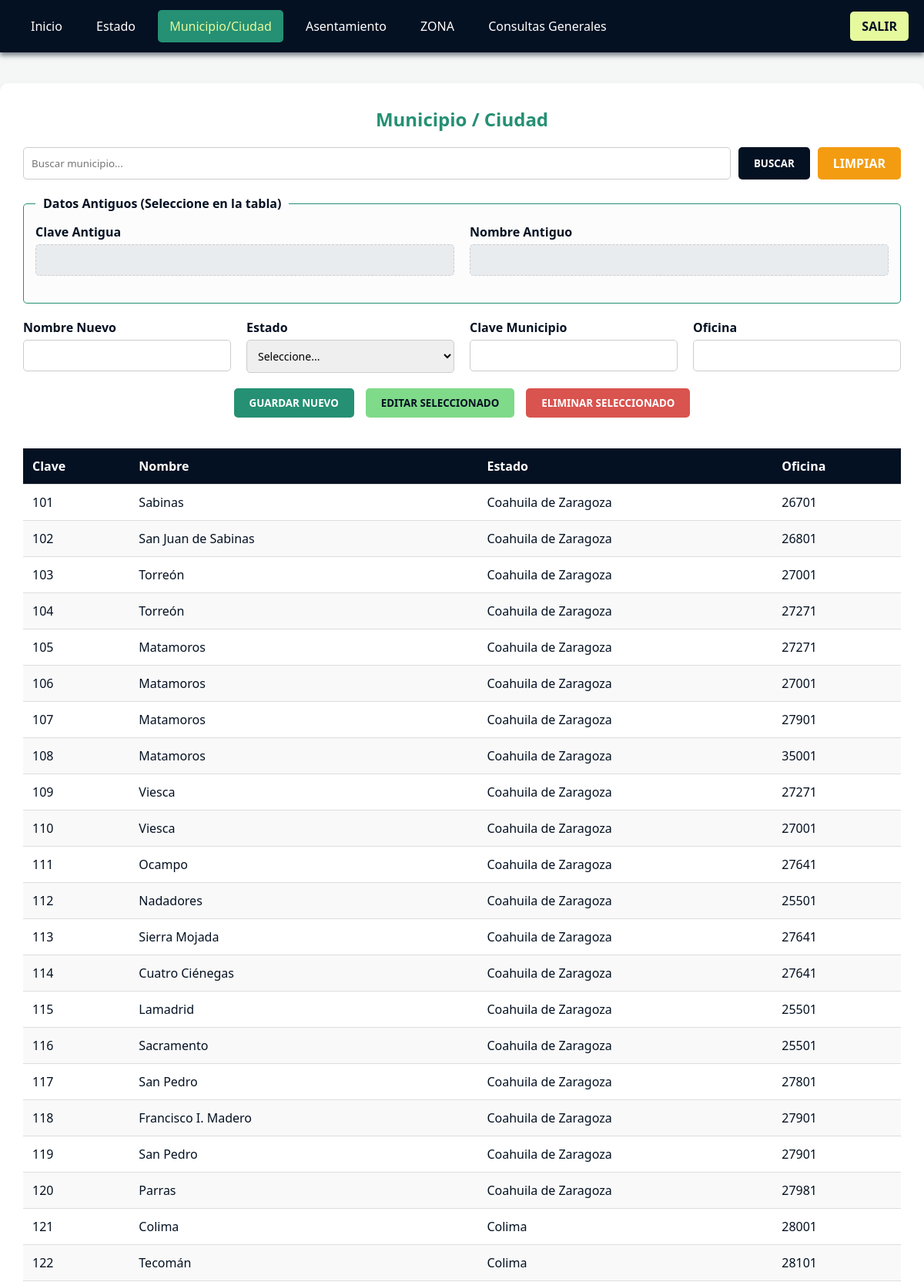
The page /municipio.php?pagina=3 (signed in, upper part) on the database its author committed.
### tables this page shows
CREATE TABLE `municipio` (
  `id_municipio` int(11) NOT NULL,
  `nombre` varchar(100) DEFAULT NULL,
  `id_estado` int(3) NOT NULL,
  `oficina` int(6) DEFAULT NULL
);

CREATE TABLE `estado` (
  `id_estado` int(3) NOT NULL,
  `nombre` varchar(50) DEFAULT NULL
);

### src/municipio.php (the view, shortened to what this page needs)
<?php
require 'conexion.php';
$busqueda = $_GET['busqueda'] ?? '';
$where = $busqueda ? "WHERE m.nombre LIKE '%$busqueda%'" : "";
$limite = 50;
$pagina_actual = max(1, (int)($_GET['pagina'] ?? 1));
$offset = ($pagina_actual - 1) * $limite;
$sql = "SELECT m.id_municipio, m.nombre, m.id_estado, e.nombre AS estado_nombre, m.oficina
        FROM municipio m JOIN estado e ON m.id_estado = e.id_estado $where LIMIT $limite OFFSET $offset";
$lista_municipios = $conexion->query($sql)->fetchAll(PDO::FETCH_ASSOC);
?>
<!DOCTYPE html>
<html lang="es">
<head>
    <link rel="stylesheet" href="estilos.css">
</head>
<body>
    <nav class="barra_navegacion">
        <div class="enlaces_nav">
            <a href="inicio.php">Inicio</a>
            <a href="estado.php">Estado</a>
            <a href="municipio.php" class="activo">Municipio/Ciudad</a>
            <a href="asentamiento.php">Asentamiento</a>
            <a href="zona.php">ZONA</a>
            <a href="consulta.php">Consultas Generales</a>
        </div>
        <a href="index.php" class="boton_salir">SALIR</a>
    </nav>
    <div class="contenedor_principal">
        <h2 class="titulo_pantalla">Municipio / Ciudad</h2>
        <form action="municipio.php" method="GET" style="margin-bottom: 20px; display:flex; gap:10px;">
            <input type="text" name="busqueda" placeholder="Buscar municipio..." value="<?php echo htmlspecialchars($busqueda); ?>" style="padding:10px; border-radius:5px; border:1px solid #ccc; flex:1;">
            <button type="submit" class="boton btn_buscar">BUSCAR</button>
            <a href="municipio.php" class="boton btn_limpiar">LIMPIAR</a>
        </form>
        <form action="municipio.php" method="POST">
            <fieldset>
                <legend>Datos Antiguos (Seleccione en la tabla)</legend>
                <div class="formulario_cuadricula">
                    <div class="grupo_formulario">
                        <label>Clave Antigua</label>
                        <input type="text" id="clave_antigua" name="clave_antigua" class="input_antiguo" readonly>
                    </div>
                    <div class="grupo_formulario">
                        <label>Nombre Antiguo</label>
                        <input type="text" id="nombre_antiguo" class="input_antiguo" readonly>
                    </div>
                </div>
            </fieldset>
            <div class="formulario_cuadricula">
                <div class="grupo_formulario">
                    <label>Nombre Nuevo</label>
                    <input type="text" id="nombre_municipio" name="nombre_municipio" required maxlength="100">
                </div>
                <div class="grupo_formulario">
                    <label>Estado</label>
                    <select id="estado" name="id_estado" required>
                        <option value="">Seleccione...</option>
                    </select>
                </div>
                <div class="grupo_formulario">
                    <label>Clave Municipio</label>
                    <input type="number" id="clave_municipio" name="clave_municipio" required>
                </div>
                <div class="grupo_formulario">
                    <label>Oficina</label>
                    <input type="number" id="oficina" name="oficina" required>
                </div>
            </div>
            <div class="contenedor_botones">
                <button type="submit" name="accion" value="guardar" class="boton btn_guardar">GUARDAR NUEVO</button>
                <button type="submit" name="accion" value="editar" class="boton btn_editar">EDITAR SELECCIONADO</button>
                <button type="submit" name="accion" value="eliminar" class="boton btn_eliminar">ELIMINAR SELECCIONADO</button>
            </div>
        </form>
        <div class="contenedor_tabla">
            <table>
                <thead>
                    <tr>
                        <th>Clave</th>
                        <th>Nombre</th>
                        <th>Estado</th>
                        <th>Oficina</th>
                    </tr>
                </thead>
                <tbody>
                    <?php foreach ($lista_municipios as $m): ?>
                        <tr class="fila_seleccionable" onclick="seleccionarFila(this, '<?php echo $m['id_estado']; ?>')">
                            <td><?php echo htmlspecialchars($m['id_municipio']); ?></td>
                            <td><?php echo htmlspecialchars($m['nombre']); ?></td>
                            <td><?php echo htmlspecialchars($m['estado_nombre']); ?></td>
                            <td><?php echo htmlspecialchars($m['oficina']); ?></td>
                        </tr>
                    <?php endforeach; ?>
                </tbody>
            </table>
        </div>
    </div>
</body>
</html>

### src/estilos.css (style rules this page uses)
:root { --color-fondo: #f4f7f6; --color-primario: #041122; --color-secundario: #259073; --color-acento: #7FDA89; --color-destaque: #E6F99D; --color-blanco: #ffffff; }
* { margin: 0; padding: 0; box-sizing: border-box; font-family: 'Segoe UI', Tahoma, Geneva, Verdana, sans-serif; }
body { background-color: var(--color-fondo); color: var(--color-primario); }
.barra_navegacion { background-color: var(--color-primario); padding: 15px 20px; display: flex; justify-content: space-between; align-items: center; flex-wrap: wrap; position: sticky; top: 0; z-index: 1000; box-shadow: 0 4px 6px rgba(4, 17, 34, 0.5); }
.enlaces_nav a { color: var(--color-blanco); text-decoration: none; padding: 10px 15px; margin: 0 5px; border-radius: 5px; transition: background 0.3s; }
.enlaces_nav a:hover, .enlaces_nav a.activo { background-color: var(--color-secundario); color: var(--color-destaque); }
.boton_salir { background-color: var(--color-destaque); color: var(--color-primario); font-weight: bold; padding: 8px 15px; border-radius: 5px; text-decoration: none; }
.contenedor_principal { max-width: 1200px; margin: 40px auto; background: var(--color-blanco); padding: 30px; border-radius: 10px; box-shadow: 0 4px 8px rgba(4, 17, 34, 0.1); }
.titulo_pantalla { color: var(--color-secundario); margin-bottom: 20px; text-align: center; }
fieldset { border: 1px solid var(--color-secundario); padding: 15px; border-radius: 5px; margin-bottom: 20px; background-color: #fcfcfc; }
legend { color: var(--color-primario); font-weight: bold; padding: 0 10px; }
.formulario_cuadricula { display: grid; grid-template-columns: repeat(auto-fit, minmax(200px, 1fr)); gap: 20px; margin-bottom: 20px; }
.grupo_formulario { display: flex; flex-direction: column; }
.grupo_formulario label { font-weight: bold; margin-bottom: 5px; color: var(--color-primario); }
.grupo_formulario input, .grupo_formulario select { padding: 10px; border: 1px solid #ccc; border-radius: 5px; font-size: 14px; }
.input_antiguo { background-color: #e9ecef; color: #6c757d; border: 1px dashed #ccc !important; pointer-events: none; }
.contenedor_botones { display: flex; justify-content: center; gap: 15px; margin-bottom: 30px; flex-wrap: wrap; }
.boton { padding: 10px 20px; border: none; border-radius: 5px; cursor: pointer; font-weight: bold; transition: background 0.3s, transform 0.1s; color: var(--color-blanco); text-decoration: none; text-align: center; }
.btn_guardar { background-color: var(--color-secundario); }
.btn_editar { background-color: var(--color-acento); color: var(--color-primario); }
.btn_eliminar { background-color: #d9534f; }
.btn_buscar { background-color: var(--color-primario); }
.btn_limpiar { background-color: #f39c12; }
.contenedor_tabla { overflow-x: auto; }
table { width: 100%; border-collapse: collapse; margin-top: 10px; }
table th, table td { padding: 12px; text-align: left; border-bottom: 1px solid #ddd; }
table th { background-color: var(--color-primario); color: var(--color-blanco); }
table tr:nth-child(even) { background-color: #f9f9f9; }
.fila_seleccionable { cursor: pointer; transition: background 0.2s; }

### rows shown on the page
municipio: id_municipio "101", nombre "Sabinas", id_estado.nombre "Coahuila de Zaragoza", oficina "26701"
municipio: id_municipio "102", nombre "San Juan de Sabinas", id_estado.nombre "Coahuila de Zaragoza", oficina "26801"
municipio: id_municipio "103", nombre "Torreón", id_estado.nombre "Coahuila de Zaragoza", oficina "27001"
municipio: id_municipio "104", nombre "Torreón", id_estado.nombre "Coahuila de Zaragoza", oficina "27271"
municipio: id_municipio "105", nombre "Matamoros", id_estado.nombre "Coahuila de Zaragoza", oficina "27271"
municipio: id_municipio "106", nombre "Matamoros", id_estado.nombre "Coahuila de Zaragoza", oficina "27001"
municipio: id_municipio "107", nombre "Matamoros", id_estado.nombre "Coahuila de Zaragoza", oficina "27901"
municipio: id_municipio "108", nombre "Matamoros", id_estado.nombre "Coahuila de Zaragoza", oficina "35001"
municipio: id_municipio "109", nombre "Viesca", id_estado.nombre "Coahuila de Zaragoza", oficina "27271"
municipio: id_municipio "110", nombre "Viesca", id_estado.nombre "Coahuila de Zaragoza", oficina "27001"
municipio: id_municipio "111", nombre "Ocampo", id_estado.nombre "Coahuila de Zaragoza", oficina "27641"
municipio: id_municipio "112", nombre "Nadadores", id_estado.nombre "Coahuila de Zaragoza", oficina "25501"
municipio: id_municipio "113", nombre "Sierra Mojada", id_estado.nombre "Coahuila de Zaragoza", oficina "27641"
municipio: id_municipio "114", nombre "Cuatro Ciénegas", id_estado.nombre "Coahuila de Zaragoza", oficina "27641"
municipio: id_municipio "115", nombre "Lamadrid", id_estado.nombre "Coahuila de Zaragoza", oficina "25501"
municipio: id_municipio "116", nombre "Sacramento", id_estado.nombre "Coahuila de Zaragoza", oficina "25501"
municipio: id_municipio "117", nombre "San Pedro", id_estado.nombre "Coahuila de Zaragoza", oficina "27801"
municipio: id_municipio "118", nombre "Francisco I. Madero", id_estado.nombre "Coahuila de Zaragoza", oficina "27901"
municipio: id_municipio "119", nombre "San Pedro", id_estado.nombre "Coahuila de Zaragoza", oficina "27901"
municipio: id_municipio "120", nombre "Parras", id_estado.nombre "Coahuila de Zaragoza", oficina "27981"
municipio: id_municipio "121", nombre "Colima", id_estado.nombre "Colima", oficina "28001"
municipio: id_municipio "122", nombre "Tecomán", id_estado.nombre "Colima", oficina "28101"
